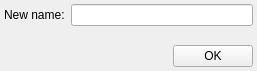
<?xml version="1.0" encoding="UTF-8"?>
<ui version="4.0">
 <class>RenameWidget</class>
 <widget class="QWidget" name="RenameWidget">
  <property name="windowModality">
   <enum>Qt::WindowModal</enum>
  </property>
  <property name="geometry">
   <rect>
    <x>0</x>
    <y>0</y>
    <width>257</width>
    <height>71</height>
   </rect>
  </property>
  <property name="maximumSize">
   <size>
    <width>400</width>
    <height>100</height>
   </size>
  </property>
  <property name="windowTitle">
   <string>Rename contact</string>
  </property>
  <layout class="QVBoxLayout" name="verticalLayout">
   <property name="margin">
    <number>4</number>
   </property>
   <item>
    <layout class="QHBoxLayout" name="horizontalLayout_2">
     <item>
      <widget class="QLabel" name="label">
       <property name="sizePolicy">
        <sizepolicy hsizetype="Fixed" vsizetype="Preferred">
         <horstretch>0</horstretch>
         <verstretch>0</verstretch>
        </sizepolicy>
       </property>
       <property name="text">
        <string>New name:</string>
       </property>
      </widget>
     </item>
     <item>
      <widget class="QLineEdit" name="newNameEdit"/>
     </item>
    </layout>
   </item>
   <item>
    <spacer name="verticalSpacer">
     <property name="orientation">
      <enum>Qt::Vertical</enum>
     </property>
     <property name="sizeHint" stdset="0">
      <size>
       <width>20</width>
       <height>40</height>
      </size>
     </property>
    </spacer>
   </item>
   <item>
    <layout class="QHBoxLayout" name="horizontalLayout">
     <item>
      <spacer name="horizontalSpacer">
       <property name="orientation">
        <enum>Qt::Horizontal</enum>
       </property>
       <property name="sizeHint" stdset="0">
        <size>
         <width>40</width>
         <height>20</height>
        </size>
       </property>
      </spacer>
     </item>
     <item>
      <widget class="QPushButton" name="okButton">
       <property name="minimumSize">
        <size>
         <width>50</width>
         <height>0</height>
        </size>
       </property>
       <property name="text">
        <string>OK</string>
       </property>
      </widget>
     </item>
    </layout>
   </item>
  </layout>
 </widget>
 <resources/>
 <connections/>
</ui>
